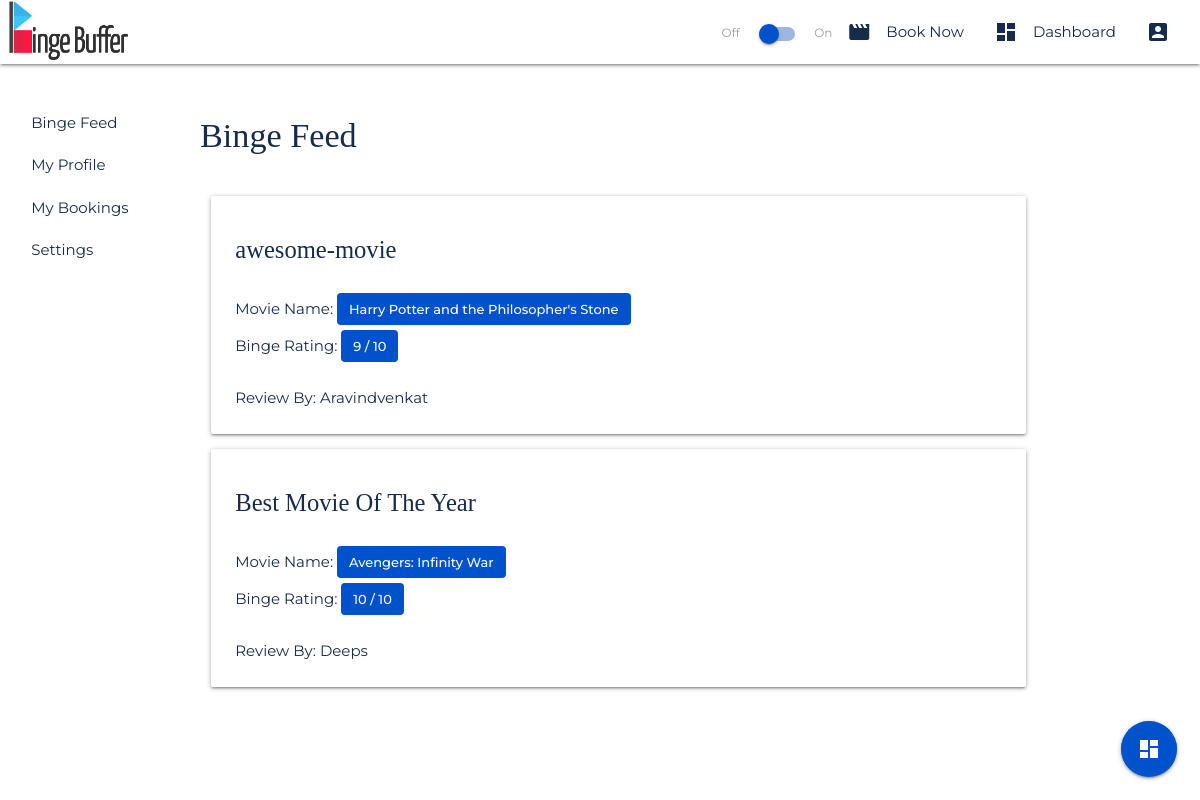
/dashboard/feed/ (signed in), run on the app's committed database.
### dashboard/models.py (models this page shows, shortened)
class MovieReview(models.Model):
    id = models.UUIDField(primary_key=True, default=uuid.uuid4, editable=False)
    user = models.ForeignKey(User, on_delete=models.CASCADE, default=None)
    movie_id = models.CharField(max_length=30)
    movie_posterpath = models.CharField(max_length=30, default=None)
    movie_backdroppath = models.CharField(max_length=30, default=None)
    movie_name = models.CharField(max_length=30)
    movie_rating = models.IntegerField()
    movie_review = models.CharField(max_length=1000)
    review_title = models.CharField(max_length=100, default=None)
    review_slug = models.SlugField(default=None)
    review_public_status = models.BooleanField(default=False)
    review_hash = models.CharField(max_length=200)

### dashboard/views.py (the view)
# urls.py: path('feed/', views.dashboard_feed, name='feed'),
@login_required(login_url="/accounts/login")
def dashboard_feed(request):
    reviews = MovieReview.objects.filter(review_public_status=True)
    return render(request, 'dashboard/dashboard_feed.html' , {'reviews': reviews})

### templates/dashboard/dashboard_feed.html (shortened to what this page needs)
{% extends 'dashboard/dashboard_home.html' %} {% block dashboardcontent %}
<div class="row">
  {% if reviews|length > 0 %}
  <h4 class="text-secondary">
    Binge Feed
  </h4>
  {% else %}
  <h4 class="text-secondary">
    Feed Not Available
  </h4>
  {% endif %}
</div>
<div class="col s10">
  <div class="row">
    {% for review in reviews %}
    <div class="card-panel text-secondary bg-nav">
      <div class="row">
        <h5 class="col s12 text-secondary mb-2 review-title">
          <a
            href="{% url 'dashboard:reviewdetail' reviewId=review.id reviewTitle=review.review_title %}"
            class="bg-nav text-secondary"
            >{{review.review_title}}</a
          >
        </h5>
        <div class="col s12">
          Movie Name:
          <span class="chip">
            {{review.movie_name}}
          </span>
        </div>
        <div class="col s12">
          Binge Rating:
          <span class="chip">
            {{review.movie_rating}} / 10
          </span>
        </div>
      </div>
      <div class="row mb-0">
        <div class="col s6 text-secondary">
          Review By: {{review.user | title}}
        </div>
      </div>
    </div>
    {% endfor %}
  </div>
</div>
<div class="fixed-action-btn">
  <a class="btn-floating btn-large">
    <i class="large material-icons bg-primary">dashboard</i>
  </a>
</div>
{% endblock %}

### static/css/index.css (style rules this page uses)
* { margin: 0; padding: 0; box-sizing: border-box; }
:root { --primary-color: #0052cc; --primary-color-light: #9fb7e0; --secondary-color: #172b4d; --danger-color: #ff5630; --warning-color: #ffab00; --success-color: #36b37e; --info-color: #00b8d9; --font-color: #172b4d; --bg-color: #ffffff; --link-text-color: #ffffff; --hint-color: #9e9e9e; --shadow1: rgba(0, 0, 0, 0.14); --shadow2: rgba(0, 0, 0, 0.12); --shadow3: rgba(0, 0, 0, 0.3); }
body { font-family: 'Montserrat', sans-serif; background-color: var(--bg-color); color: var(--font-color); }
h1, h2, h3, h4, h5, h6 { font-family: 'Merriweather', serif; color: var(--primary-color); user-select: none; }
a { color: var(--font-color); text-decoration: none; }
.z-depth-1, nav, .card-panel, .card, .toast, .btn, .btn-large, .btn-small, .btn-floating, .dropdown-content, .collapsible, .sidenav { box-shadow: 0 2px 2px 0 var(--shadow1), 0 3px 1px -2px var(--shadow2), 0 1px 5px 0 var(--shadow3) !important; }
.text-secondary { color: var(--secondary-color) !important; }
.bg-primary { background-color: var(--primary-color) !important; }
.bg-nav { background-color: var(--bg-color) !important; }
.chip { color: var(--link-text-color) !important; background-color: var(--primary-color) !important; border-radius: 4px !important; }
.mb-0 { margin-bottom: 0 !important; }
.mb-2 { margin-bottom: 2rem; }

### data on the page
MovieReview: review_title "awesome-movie", movie_name "Harry Potter and the Philosopher's Stone", movie_rating "9", user "Aravindvenkat"
MovieReview: review_title "Best Movie Of The Year", movie_name "Avengers: Infinity War", movie_rating "10", user "Deeps"
